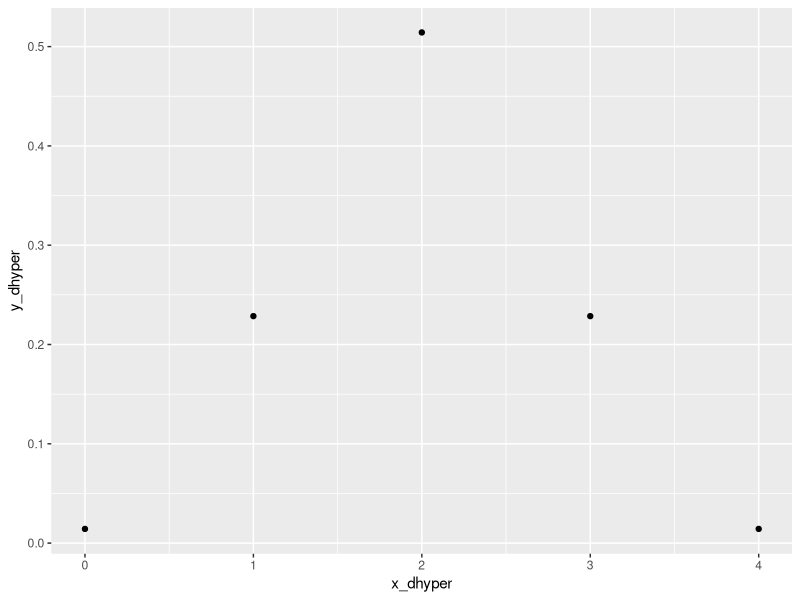
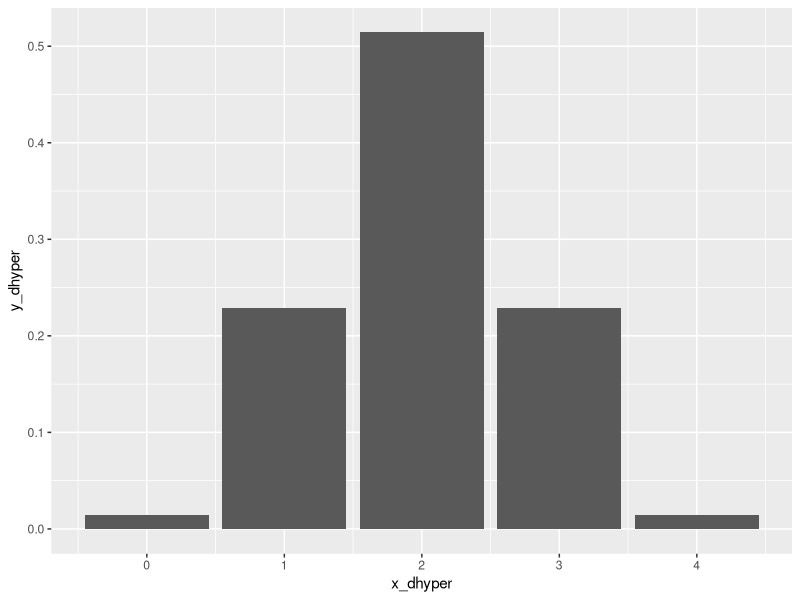
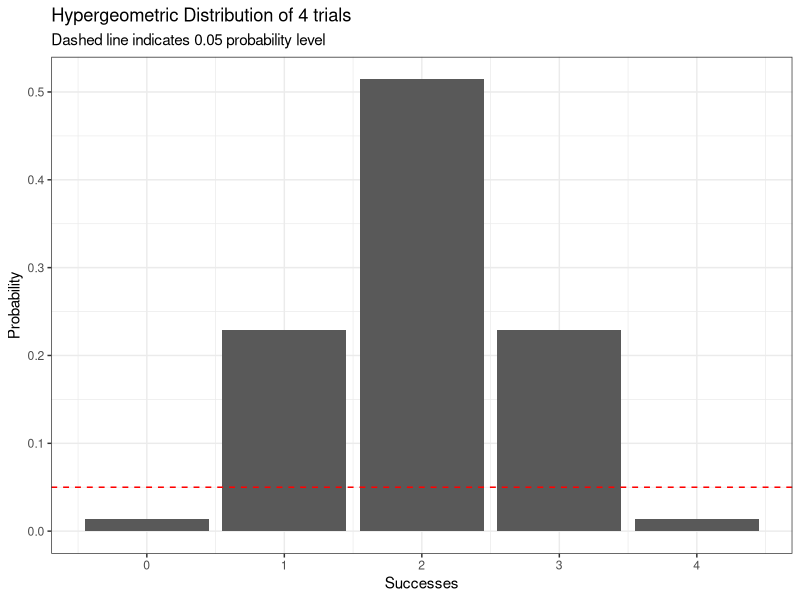
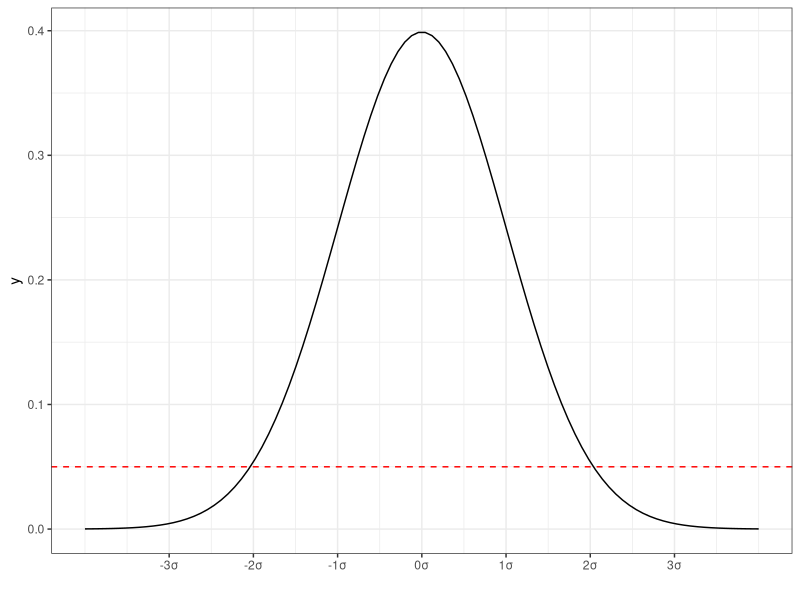
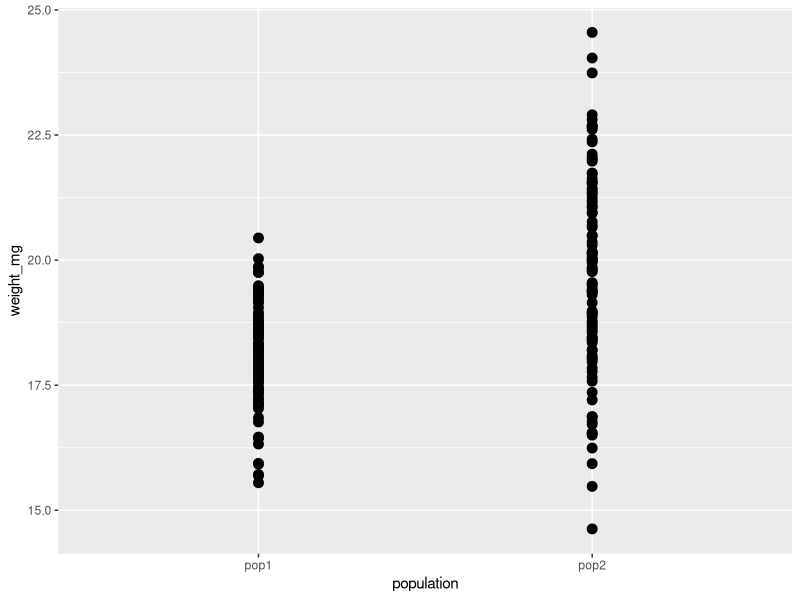
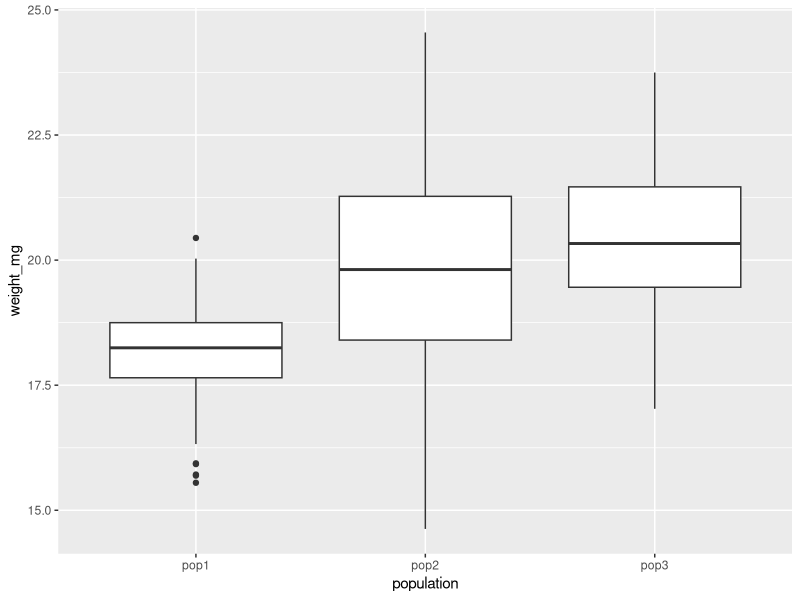
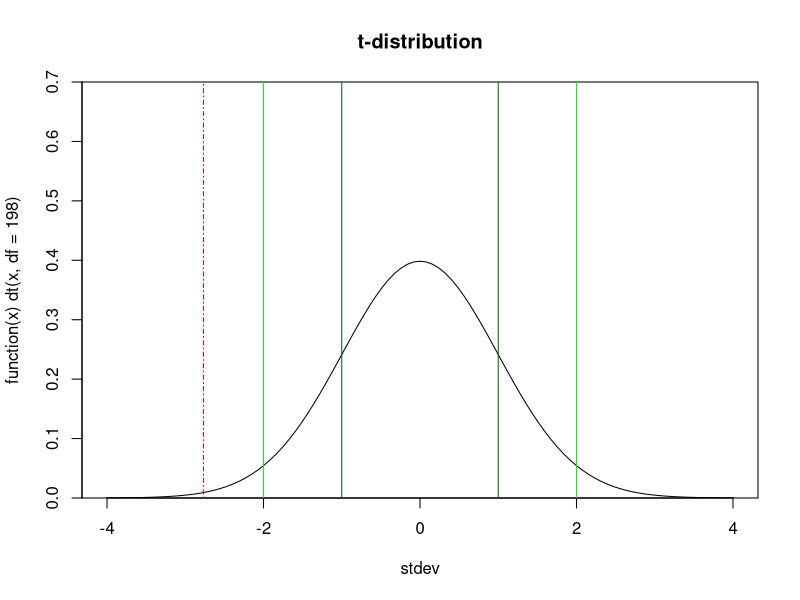
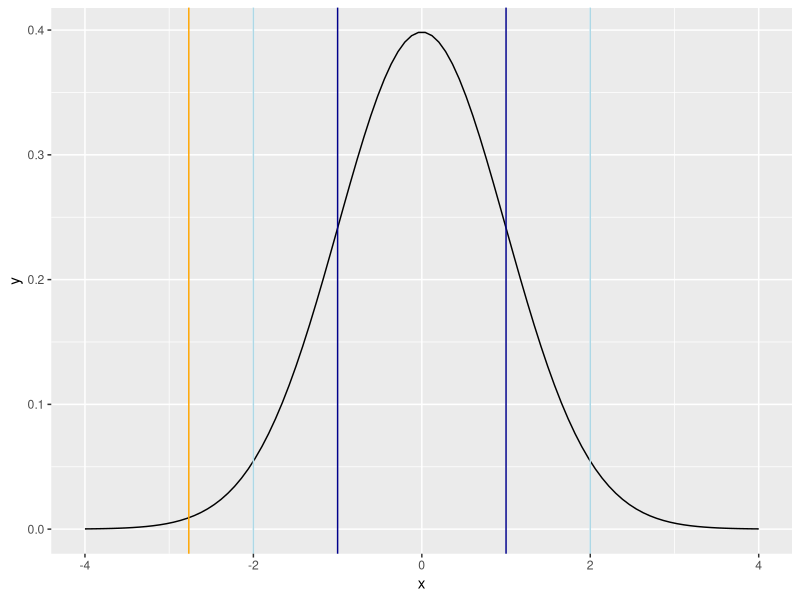

R code for these plots, in order:
## ---- chunk 1
if (!require('tidyverse')) install.packages('tidyverse')
if (!require('ggplot2')) install.packages('ggplot2')
if (!require('pwr')) install.packages('pwr')
if (!require('car')) install.packages('car')

library(tidyverse)
library(ggplot2)
library(pwr)
library(car)
library(MASS)
library(lmtest)
library(tseries)
library(ggfortify)

setwd(dirname(rstudioapi::getActiveDocumentContext()$path))
getwd()

knitr::opts_chunk$set(echo = TRUE)
## ---- chunk 2

# Create vector of 0-4 sucesses
x_dhyper <- seq(0, 4, by = 1)

# Apply dhyper function
# m = number of "successes" (milk-first)
# n = number of "failures" (tea-first)
# k = number of "draws" (choice of teacups prepared milk-first)

y_dhyper <- dhyper(x_dhyper, m = 4, n = 4, k = 4)   

# Make a dataframe
hg_df <- tibble(x_dhyper,y_dhyper)
hg_df

## Plot dhyper values

# basic plot
hypergeometric <- hg_df |>
  ggplot(aes(x = x_dhyper, y = y_dhyper)
         ) +
           geom_point()
hypergeometric

# barplot
hypergeometric <- hg_df |>
  ggplot(aes(x = x_dhyper, y = y_dhyper)
  ) +
  geom_bar(stat = "identity")
hypergeometric

#better barplot
hypergeometric <- hg_df |>
  ggplot(aes(x = x_dhyper, y = y_dhyper)
  ) +
  geom_bar(stat = "identity") +
  geom_hline(yintercept = 0.05, linetype = "dashed", color = "red") +
  labs(
    title = "Hypergeometric Distribution of 4 trials",
    subtitle = "Dashed line indicates 0.05 probability level"
  ) +
  xlab("Successes") +
  ylab("Probability") +
  theme_bw()
hypergeometric
## ---- chunk 3
#Create a sequence of 100 equally spaced numbers between -4 and 4
x <- seq(-4, 4, length=100)

#create a vector of values that shows the height of the probability distribution
#for each value in x
y <- dnorm(x, mean = 0, sd = 1)

#plot x and y

norm_df <- tibble(x,y)

norm_dist <- norm_df |>
  ggplot(
    aes(x=x, y=y)
  ) +
  geom_line() +
  geom_hline(yintercept = 0.05, linetype = "dashed", color = "red") +
  scale_x_continuous(name = "",
                     breaks = c(-3, -2, -1, 0, 1, 2, 3), 
                     labels = paste0(seq(-3,3,1), "\u03c3")
                     ) +
  theme_bw()
norm_dist

#generate a tibble of normally distributed tick weights (2 populations)
pop1=rnorm(100,18.2,1)
pop2=rnorm(100,20.2,2)
pop3=rnorm(100,20.4,1.5)

tickwts <- cbind(pop1,pop2,pop3)
View(tickwts)
tickwts <- as_tibble(tickwts)

#tickwts isn't tidy
tickwts <- as_tibble(tickwts) %>% 
  pivot_longer(
    everything(),
    names_to = "population",
    values_to = "weight_mg"
  ) %>%
  mutate(pop.f = as.factor(population)) %>%
  mutate(pop.f=case_match(pop.f, "pop1" ~ "1", "pop2" ~ "2", "pop3" ~ "3")) %>%
  mutate(pop.f=as.numeric(pop.f)) %>%
  arrange(population)

pop.f <- as.factor(tickwts$population)
case_match(pop.f, "pop1" ~ "1", "pop2" ~ "2", "pop3" ~ "3")

####make scatterplot, boxplot####
plot2 <- tickwts %>% 
  filter(population=="pop1" | population =="pop2") %>%
  ggplot(aes(x=population,
             y=weight_mg)) +
  geom_point(size = 3) 
plot2

plot3 <- tickwts %>% 
  ggplot(aes(x=population,
             y=weight_mg)) +
  geom_boxplot()
plot3

####T-test and T-statistic for pop1,pop2####
ttest <- t.test(pop2,pop3)
ttest
tstat <- ttest$statistic
tstat

####power calculation####
pwr.t.test(100,0.5,0.05)

####t-distribution graphic####
plot(function(x) dt(x, df = 198), -4, 4, ylim = c(0, 0.7),
     main = "t-distribution", yaxs = "i", xlab= "stdev")
abline(v=1, col="darkgreen")
abline(v=-1, col="darkgreen")
abline(v=-2, col="green")
abline(v=2,col="green", )
       abline(v=tstat, col="red",lty = 4)

x <- seq(-4, 4, length=100)     
y <-  dt(x, df = 198)      

stdt <- tibble(x,y)

stdt |> ggplot(aes(x = x, y = y)) +
  geom_line() +
  geom_vline(xintercept = 1, color = "darkblue")+
  geom_vline(xintercept = -1, color = "darkblue")+
  geom_vline(xintercept = 2, color = "lightblue")+
  geom_vline(xintercept = -2, color = "lightblue")+
  geom_vline(xintercept = tstat, color = "orange")
